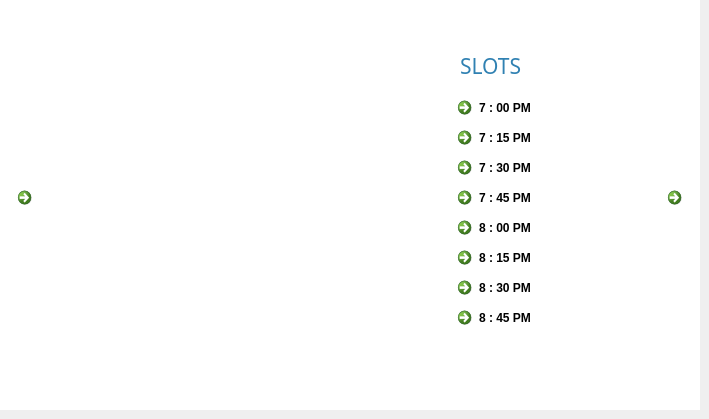
    <widget class="QWidget" name="det">
     <widget class="QLabel" name="img_7">
      <property name="geometry">
       <rect>
        <x>-30</x>
        <y>30</y>
        <width>490</width>
        <height>320</height>
       </rect>
      </property>
      <property name="text">
       <string/>
      </property>
      <property name="pixmap">
       <pixmap>../Resourses/img4.jpg</pixmap>
      </property>
      <property name="scaledContents">
       <bool>true</bool>
      </property>
     </widget>
     <widget class="QCommandLinkButton" name="push_3">
      <property name="geometry">
       <rect>
        <x>660</x>
        <y>180</y>
        <width>31</width>
        <height>41</height>
       </rect>
      </property>
      <property name="text">
       <string/>
      </property>
      <property name="icon">
       <iconset>
        <normaloff>../Resourses/next_icon.jpg</normaloff>../Resourses/next_icon.jpg</iconset>
      </property>
     </widget>
     <widget class="QCommandLinkButton" name="push_16">
      <property name="geometry">
       <rect>
        <x>10</x>
        <y>180</y>
        <width>31</width>
        <height>41</height>
       </rect>
      </property>
      <property name="text">
       <string/>
      </property>
      <property name="icon">
       <iconset>
        <normaloff>../Resourses/back_icon.jpg</normaloff>../Resourses/back_icon.jpg</iconset>
      </property>
     </widget>
     <widget class="QLabel" name="img_16">
      <property name="geometry">
       <rect>
        <x>0</x>
        <y>0</y>
        <width>700</width>
        <height>410</height>
       </rect>
      </property>
      <property name="styleSheet">
       <string notr="true">background-color: rgb(255, 255, 255);</string>
      </property>
      <property name="text">
       <string/>
      </property>
     </widget>
     <widget class="QLabel" name="text_21">
      <property name="geometry">
       <rect>
        <x>460</x>
        <y>30</y>
        <width>141</width>
        <height>71</height>
       </rect>
      </property>
      <property name="font">
       <font>
        <family>Arial Rounded MT Bold</family>
        <pointsize>16</pointsize>
        <bold>false</bold>
       </font>
      </property>
      <property name="focusPolicy">
       <enum>Qt::NoFocus</enum>
      </property>
      <property name="acceptDrops">
       <bool>false</bool>
      </property>
      <property name="autoFillBackground">
       <bool>false</bool>
      </property>
      <property name="styleSheet">
       <string notr="true">color: rgb(48, 129, 178);
</string>
      </property>
      <property name="text">
       <string>SLOTS</string>
      </property>
      <property name="textFormat">
       <enum>Qt::AutoText</enum>
      </property>
      <property name="scaledContents">
       <bool>false</bool>
      </property>
     </widget>
     <widget class="QCommandLinkButton" name="sl_2">
      <property name="geometry">
       <rect>
        <x>450</x>
        <y>120</y>
        <width>168</width>
        <height>41</height>
       </rect>
      </property>
      <property name="text">
       <string>7 : 15 PM</string>
      </property>
     </widget>
     <widget class="QCommandLinkButton" name="sl_3">
      <property name="geometry">
       <rect>
        <x>450</x>
        <y>150</y>
        <width>168</width>
        <height>41</height>
       </rect>
      </property>
      <property name="text">
       <string>7 : 30 PM</string>
      </property>
     </widget>
     <widget class="QCommandLinkButton" name="sl_5">
      <property name="geometry">
       <rect>
        <x>450</x>
        <y>210</y>
        <width>168</width>
        <height>41</height>
       </rect>
      </property>
      <property name="text">
       <string>8 : 00 PM</string>
      </property>
     </widget>
     <widget class="QCommandLinkButton" name="sl_6">
      <property name="geometry">
       <rect>
        <x>450</x>
        <y>240</y>
        <width>168</width>
        <height>41</height>
       </rect>
      </property>
      <property name="text">
       <string>8 : 15 PM</string>
      </property>
     </widget>
     <widget class="QCommandLinkButton" name="sl_7">
      <property name="geometry">
       <rect>
        <x>450</x>
        <y>270</y>
        <width>168</width>
        <height>41</height>
       </rect>
      </property>
      <property name="text">
       <string>8 : 30 PM</string>
      </property>
     </widget>
     <widget class="QCommandLinkButton" name="sl">
      <property name="geometry">
       <rect>
        <x>450</x>
        <y>90</y>
        <width>168</width>
        <height>41</height>
       </rect>
      </property>
      <property name="text">
       <string>7 : 00 PM</string>
      </property>
     </widget>
     <widget class="QCommandLinkButton" name="sl_4">
      <property name="geometry">
       <rect>
        <x>450</x>
        <y>180</y>
        <width>168</width>
        <height>41</height>
       </rect>
      </property>
      <property name="text">
       <string>7 : 45 PM</string>
      </property>
     </widget>
     <widget class="QCommandLinkButton" name="sl_8">
      <property name="geometry">
       <rect>
        <x>450</x>
        <y>300</y>
        <width>168</width>
        <height>41</height>
       </rect>
      </property>
      <property name="text">
       <string>8 : 45 PM</string>
      </property>
     </widget>
     <zorder>img_16</zorder>
     <zorder>img_7</zorder>
     <zorder>push_16</zorder>
     <zorder>sl_6</zorder>
     <zorder>sl_5</zorder>
     <zorder>sl_3</zorder>
     <zorder>sl_2</zorder>
     <zorder>push_3</zorder>
     <zorder>text_21</zorder>
     <zorder>sl_7</zorder>
     <zorder>sl</zorder>
     <zorder>sl_4</zorder>
     <zorder>sl_8</zorder>
    </widget>
